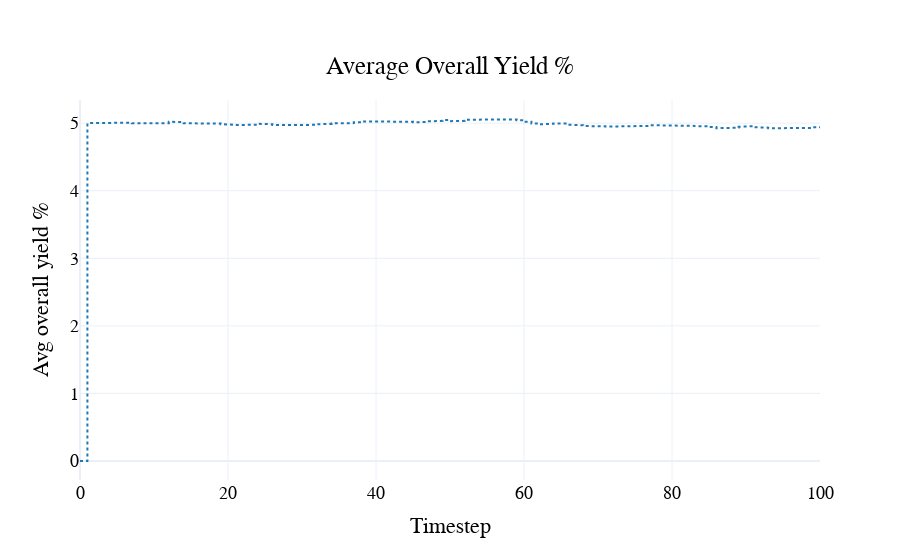
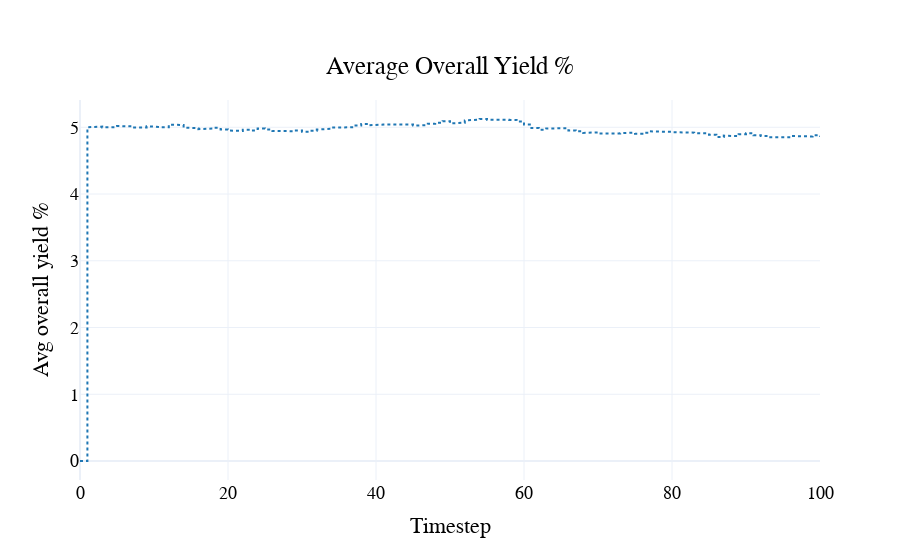
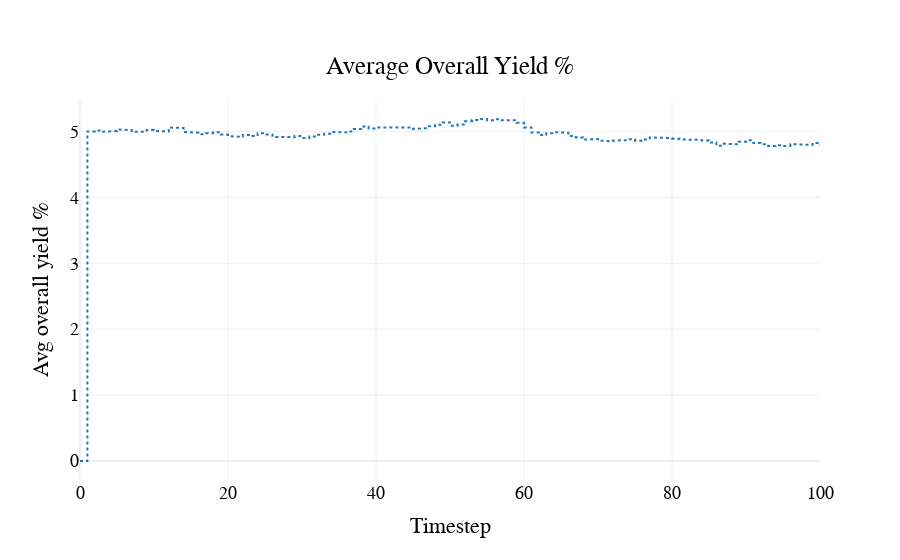

Here is the notebook cell these charts were saved with, in order:
### Code cell
for i in range(9):
    fig = visualizations.plot_avg_overall_yield(
        df[i]
    )
    pio.show(fig)

### Figure 1 — Plotly figure (JSON) as saved in the notebook; plotly's stock layout.template omitted (floating-point values rounded to 4 significant figures; data arrays with more than 128 entries replaced by an {"elided": "..."} marker saying what was removed)
{"data": [{"line": {"color": "#1f77b4", "dash": "dot"}, "name": "Avg overall yield %", "type": "scatter", "x": {"elided": "601 int values"}, "y": {"elided": "601 float values"}}], "layout": {"font": {"color": "black", "family": "Arial", "size": 18}, "hovermode": "x unified", "legend": {"orientation": "h", "x": 0.5, "xanchor": "center", "y": -0.5, "yanchor": "bottom"}, "paper_bgcolor": "rgba(255, 255, 255, 1)", "plot_bgcolor": "rgba(255, 255, 255, 1)", "title": {"text": "Average Overall Yield %", "x": 0.5, "xanchor": "center", "y": 0.9, "yanchor": "top"}, "xaxis": {"title": {"text": "Timestep"}}, "yaxis": {"title": {"text": "Avg overall yield %"}}}}

### Figure 2 — Plotly figure (JSON) as saved in the notebook; plotly's stock layout.template omitted (floating-point values rounded to 4 significant figures; data arrays with more than 128 entries replaced by an {"elided": "..."} marker saying what was removed)
{"data": [{"line": {"color": "#1f77b4", "dash": "dot"}, "name": "Avg overall yield %", "type": "scatter", "x": {"elided": "601 int values"}, "y": {"elided": "601 float values"}}], "layout": {"font": {"color": "black", "family": "Arial", "size": 18}, "hovermode": "x unified", "legend": {"orientation": "h", "x": 0.5, "xanchor": "center", "y": -0.5, "yanchor": "bottom"}, "paper_bgcolor": "rgba(255, 255, 255, 1)", "plot_bgcolor": "rgba(255, 255, 255, 1)", "title": {"text": "Average Overall Yield %", "x": 0.5, "xanchor": "center", "y": 0.9, "yanchor": "top"}, "xaxis": {"title": {"text": "Timestep"}}, "yaxis": {"title": {"text": "Avg overall yield %"}}}}

### Figure 3 — Plotly figure (JSON) as saved in the notebook; plotly's stock layout.template omitted (floating-point values rounded to 4 significant figures; data arrays with more than 128 entries replaced by an {"elided": "..."} marker saying what was removed)
{"data": [{"line": {"color": "#1f77b4", "dash": "dot"}, "name": "Avg overall yield %", "type": "scatter", "x": {"elided": "601 int values"}, "y": {"elided": "601 float values"}}], "layout": {"font": {"color": "black", "family": "Arial", "size": 18}, "hovermode": "x unified", "legend": {"orientation": "h", "x": 0.5, "xanchor": "center", "y": -0.5, "yanchor": "bottom"}, "paper_bgcolor": "rgba(255, 255, 255, 1)", "plot_bgcolor": "rgba(255, 255, 255, 1)", "title": {"text": "Average Overall Yield %", "x": 0.5, "xanchor": "center", "y": 0.9, "yanchor": "top"}, "xaxis": {"title": {"text": "Timestep"}}, "yaxis": {"title": {"text": "Avg overall yield %"}}}}
